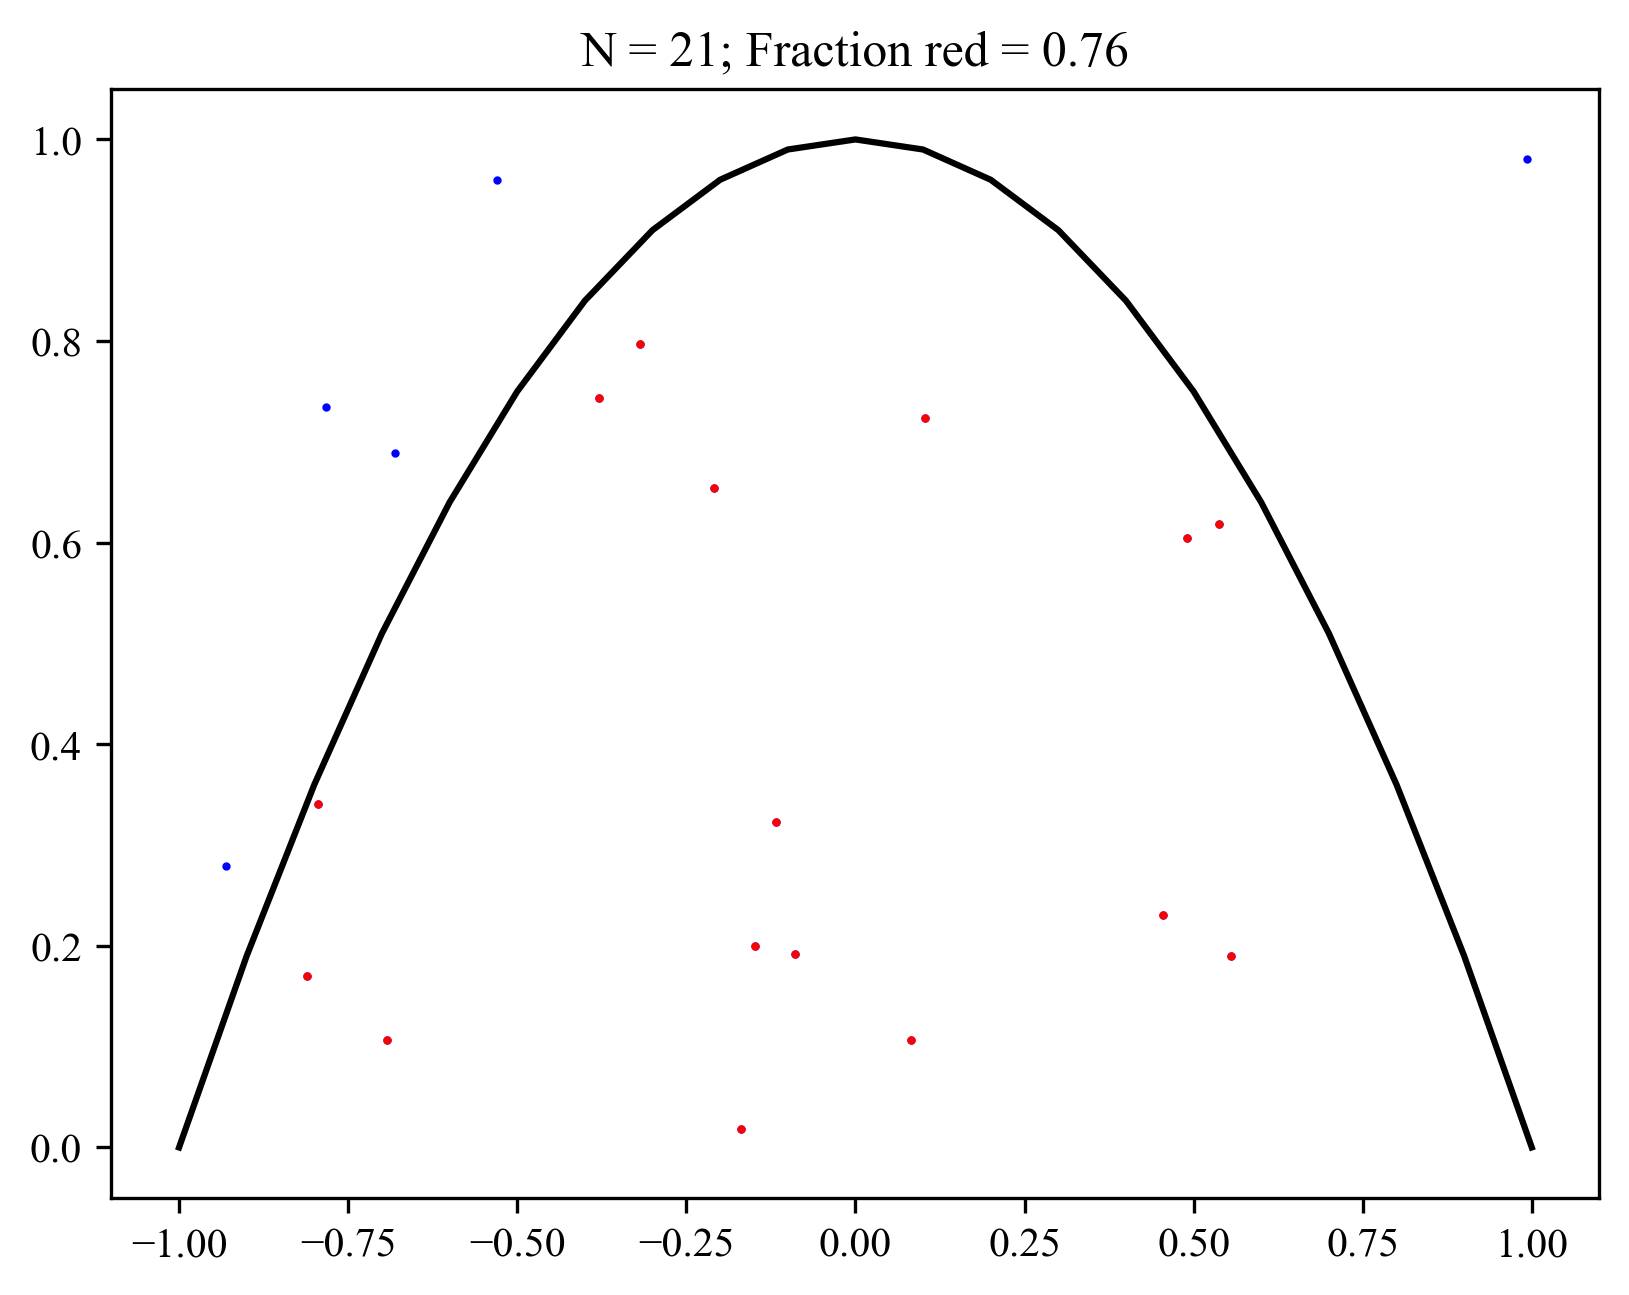

Write the Python code that produced this figure.
import numpy as np
from matplotlib import pyplot as plt
plt.rcParams['font.family'] = 'Times New Roman'
plt.rcParams['mathtext.fontset'] = 'cm'

N = 21
Ao = 2   # Area of dartboard
x = np.random.uniform(low=-1, high=1, size=N)
y = np.random.uniform(low=0, high=1, size=N)

dx = 0.1
xg = np.arange(-1, 1+dx, dx)

I = np.where(y < 1 - x**2)[0]

exact = 4/3

print('Numerical integration ({0:d} rectangles): {1:.5f}'.format(xg.shape[0],np.sum((1-xg**2)*dx)))
print('Exact: {0:.5f}'.format(exact))
print('Monte Carlo {0:d} points: {1:.5f}'.format(N, Ao*I.shape[0]/N))


plt.plot(x, y, 'b.',ms=2)
plt.plot(xg, 1 - xg**2,'k-')
plt.plot(x[I], y[I], 'r.',ms=2)
plt.title('N = {0:d}; Fraction red = {1:.2f}'.format(N, I.shape[0]/N))

# Notice that in 1-D, MC is less accurate that simple numerical integration.

for n in range(1, 6):
    N = 10**n
    x = np.random.uniform(low=-1, high=1, size=N)
    y = np.random.uniform(low=0, high=1, size=N)
    I = np.where(y < 1 - x**2)[0]
    A = Ao*I.shape[0]/N
    print('N = 10^{0:d}; Area = {1:.8f}'.format(n, A))

plt.savefig('HW10_3_notes.svg', transparent=True, bbox_inches='tight')
plt.savefig('HW10_3_notes.png', bbox_inches='tight', dpi=300)
